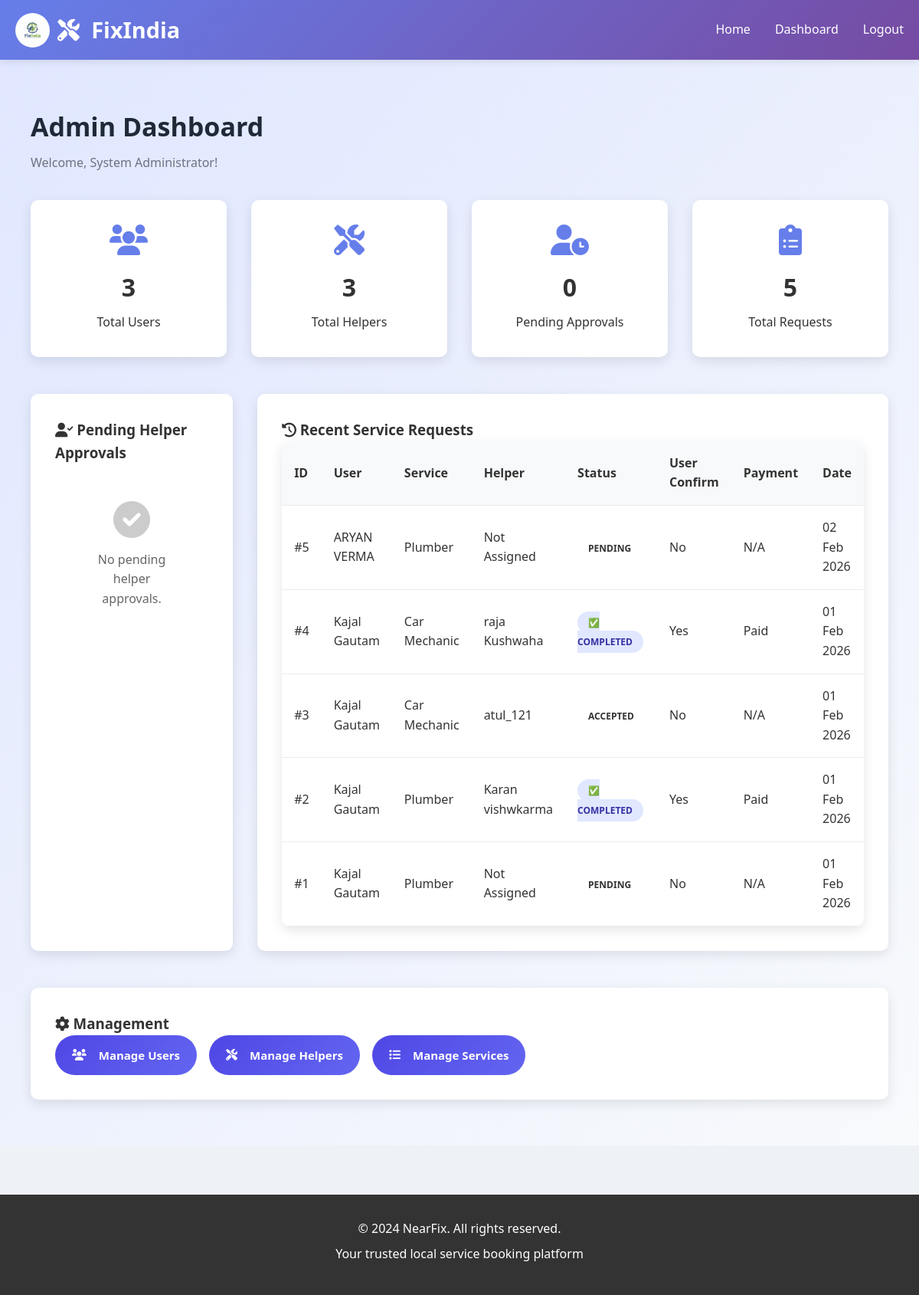
Screenshot of /admin/dashboard (signed in) with the database file from the repository.
### tables this page shows
CREATE TABLE service_requests (
                request_id INTEGER PRIMARY KEY AUTOINCREMENT,
                user_id INTEGER NOT NULL,
                helper_id INTEGER,
                service_type_id INTEGER NOT NULL,
                title TEXT NOT NULL,
                description TEXT NOT NULL,
                user_latitude REAL,
                user_longitude REAL,
                user_address TEXT,
                status TEXT DEFAULT 'pending',
                created_at TIMESTAMP DEFAULT CURRENT_TIMESTAMP,
                updated_at TIMESTAMP DEFAULT CURRENT_TIMESTAMP,
                FOREIGN KEY (user_id) REFERENCES users(user_id),
                FOREIGN KEY (helper_id) REFERENCES helpers(helper_id),
                FOREIGN KEY (service_type_id) REFERENCES services(service_id)
            );

CREATE TABLE users (
                user_id INTEGER PRIMARY KEY AUTOINCREMENT,
                username TEXT UNIQUE NOT NULL,
                email TEXT UNIQUE NOT NULL,
                password TEXT NOT NULL,
                full_name TEXT NOT NULL,
                phone TEXT,
                address TEXT,
                created_at TIMESTAMP DEFAULT CURRENT_TIMESTAMP
            );

CREATE TABLE services (
                service_id INTEGER PRIMARY KEY AUTOINCREMENT,
                service_name TEXT NOT NULL,
                description TEXT,
                created_at TIMESTAMP DEFAULT CURRENT_TIMESTAMP
            );

CREATE TABLE helpers (
                helper_id INTEGER PRIMARY KEY AUTOINCREMENT,
                username TEXT UNIQUE NOT NULL,
                email TEXT UNIQUE NOT NULL,
                password TEXT NOT NULL,
                full_name TEXT NOT NULL,
                phone TEXT,
                service_type_id INTEGER,
                latitude REAL,
                longitude REAL,
                is_available BOOLEAN DEFAULT 1,
                is_approved BOOLEAN DEFAULT 0,
                created_at TIMESTAMP DEFAULT CURRENT_TIMESTAMP,
                FOREIGN KEY (service_type_id) REFERENCES services(service_id)
            );

### app.py (the view)
    def decorated_function(*args, **kwargs):
        if 'admin_id' not in session:
            flash('Admin access required!', 'error')
            return redirect(url_for('admin_login'))
        return f(*args, **kwargs)

### app.py (called while the page is built)
def get_db_connection():
    conn = sqlite3.connect(DATABASE)
    conn.row_factory = sqlite3.Row
    return conn

@app.template_filter('date')
def format_date(value, fmt='%Y-%m-%d'):
    if isinstance(value, str):
        try:
            value = datetime.strptime(value, '%Y-%m-%d %H:%M:%S')
        except ValueError:
            return value
    return value.strftime(fmt)

def admin_required(f):
    def decorated_function(*args, **kwargs):
        if 'admin_id' not in session:
            flash('Admin access required!', 'error')
            return redirect(url_for('admin_login'))
        return f(*args, **kwargs)
    decorated_function.__name__ = f.__name__
    return decorated_function

### templates/admin_dashboard.html (shortened to what this page needs)
{% extends "base.html" %}
{% block content %}
<section class="dashboard-section">
    <div class="container">
        <div class="dashboard-header">
            <h2>Admin Dashboard</h2>
            <p>Welcome, {{ session.admin_name }}!</p>
        </div>
        <div class="stats-grid">
            <div class="stat-card">
                <i class="fas fa-users"></i>
                <h3>{{ total_users }}</h3>
                <p>Total Users</p>
            </div>
            <div class="stat-card">
                <i class="fas fa-tools"></i>
                <h3>{{ total_helpers }}</h3>
                <p>Total Helpers</p>
            </div>
            <div class="stat-card">
                <i class="fas fa-user-clock"></i>
                <h3>{{ pending_helpers }}</h3>
                <p>Pending Approvals</p>
            </div>
            <div class="stat-card">
                <i class="fas fa-clipboard-list"></i>
                <h3>{{ total_requests }}</h3>
                <p>Total Requests</p>
            </div>
        </div>
        <div class="admin-content">
            <div class="pending-approvals">
                <h3><i class="fas fa-user-check"></i> Pending Helper Approvals</h3>
                {% if pending_helpers_list %}
                    <div class="pending-list">
                        {% for helper in pending_helpers_list %}
                            <div class="pending-item">
                                <div class="pending-info">
                                    <h4>{{ helper.full_name }}</h4>
                                    <p><strong>Username:</strong> {{ helper.username }}</p>
                                    <p><strong>Email:</strong> {{ helper.email }}</p>
                                    <p><strong>Phone:</strong> {{ helper.phone }}</p>
                                    <p><strong>Service:</strong> {{ helper.service_name }}</p>
                                    <p>
                                        <strong>Registered:</strong>
                                        {{ helper.created_at | date('%d %b %Y') }}
                                    </p>
                                </div>
                                <div class="pending-actions">
                                    <a href="{{ url_for('approve_helper', helper_id=helper.helper_id) }}"
                                       class="btn btn-success">
                                        <i class="fas fa-check"></i> Approve
                                    </a>
                                </div>
                            </div>
                        {% endfor %}
                    </div>
                {% else %}
                    <div class="no-pending">
                        <i class="fas fa-check-circle"></i>
                        <p>No pending helper approvals.</p>
                    </div>
                {% endif %}
            </div>
            <div class="recent-requests">
                <h3><i class="fas fa-history"></i> Recent Service Requests</h3>
                {% if recent_requests %}
                    <div class="requests-table">
                        <table>
                            <thead>
                                <tr>
                                    <th>ID</th>
                                    <th>User</th>
                                    <th>Service</th>
                                    <th>Helper</th>
                                    <th>Status</th>
                                    <th>User Confirm</th>
                                    <th>Payment</th>
                                    <th>Date</th>
                                </tr>
                            </thead>
                            <tbody>
                                {% for request in recent_requests %}
                                <tr>
                                    <td>#{{ request.request_id }}</td>
                                    <td>{{ request.user_name }}</td>
                                    <td>{{ request.service_name }}</td>
                                    <td>{{ request.helper_name or 'Not Assigned' }}</td>
                                    <td>
                                        {% if request.status == 'in_progress' %}
                                            <span class="status-badge status-in-progress">
                                                🛠 In Progress
                                            </span>
                                        {% elif request.status == 'work_done_by_helper' %}
                                            <span class="status-badge status-waiting">
                                                ⏳ Waiting User
                                            </span>
                                        {% elif request.status == 'completed' %}
                                            <span class="status-badge status-completed">
                                                ✅ Completed
                                            </span>
                                        {% else %}
                                            <span class="status-badge">
                                                {{ request.status.replace('_',' ').title() }}
                                            </span>
                                        {% endif %}
                                    </td>
                                    <td>
                                        {% if request.status == 'completed' %}
                                            <span class="badge badge-success">Yes</span>
                                        {% else %}
                                            <span class="badge badge-warning">No</span>
                                        {% endif %}
                                    </td>
                                    <td>
                                        {% if request.status == 'completed' %}
                                            <span class="badge badge-success">Paid</span>
                                        {% elif request.status == 'work_done_by_helper' %}
                                            <span class="badge badge-warning">Pending</span>
                                        {% else %}
                                            <span class="badge badge-secondary">N/A</span>
                                        {% endif %}
                                    </td>
                                    <td>{{ request.created_at | date('%d %b %Y') }}</td>
                                </tr>
                                {% endfor %}
                            </tbody>
                        </table>
                    </div>
                {% else %}
                    <div class="no-requests">
                        <i class="fas fa-inbox"></i>
                        <p>No service requests yet.</p>
                    </div>
                {% endif %}
            </div>
        </div>
        <div class="admin-actions">
            <h3><i class="fas fa-cog"></i> Management</h3>
            <div class="action-buttons">
                <a href="{{ url_for('admin_users') }}" class="btn btn-primary">
                    <i class="fas fa-users"></i> Manage Users
                </a>
                <a href="{{ url_for('admin_helpers') }}" class="btn btn-primary">
                    <i class="fas fa-tools"></i> Manage Helpers
                </a>
                <a href="{{ url_for('admin_services') }}" class="btn btn-primary">
                    <i class="fas fa-list"></i> Manage Services
                </a>
            </div>
        </div>
    </div>
</section>
{% endblock %}

### static/css/style.css (style rules this page uses)
* { margin: 0; padding: 0; box-sizing: border-box; }
body { font-family: 'Segoe UI', Tahoma, Geneva, Verdana, sans-serif; line-height: 1.6; color: #333; background-color: #f8f9fa; }
.container { max-width: 1200px; margin: 0 auto; padding: 0 20px; }
.btn { display: inline-block; padding: 12px 24px; border: none; border-radius: 5px; cursor: pointer; text-decoration: none; font-weight: 500; transition: all 0.3s; text-align: center; }
.btn-primary { background: #007bff; color: white; }
.dashboard-section { padding: 2rem 0; }
.dashboard-header { margin-bottom: 2rem; }
.dashboard-header h2 { color: #333; margin-bottom: 0.5rem; }
.no-requests, .no-pending, .no-data { text-align: center; padding: 3rem; color: #666; }
.no-requests i, .no-pending i, .no-data i { font-size: 3rem; color: #ccc; margin-bottom: 1rem; }
.status-badge { padding: 4px 12px; border-radius: 20px; font-size: 0.8rem; font-weight: 500; text-transform: uppercase; }
.status-completed { background: #d4edda; color: #155724; }
.stats-grid { display: grid; grid-template-columns: repeat(auto-fit, minmax(200px, 1fr)); gap: 2rem; margin-bottom: 3rem; }
.stat-card { background: white; padding: 2rem; border-radius: 10px; box-shadow: 0 5px 15px rgba(0,0,0,0.1); text-align: center; }
.stat-card i { font-size: 2.5rem; color: #667eea; margin-bottom: 1rem; }
.stat-card h3 { font-size: 2rem; color: #333; margin-bottom: 0.5rem; }
.admin-content { display: grid; grid-template-columns: 1fr 1fr; gap: 2rem; margin-bottom: 3rem; }
.pending-approvals, .recent-requests { background: white; padding: 2rem; border-radius: 10px; box-shadow: 0 5px 15px rgba(0,0,0,0.1); }
.admin-actions { background: white; padding: 2rem; border-radius: 10px; box-shadow: 0 5px 15px rgba(0,0,0,0.1); }
.action-buttons { display: flex; gap: 1rem; flex-wrap: wrap; }
.action-buttons i { margin-right: 0.5rem; }
.requests-table, .users-table, .helpers-table, .services-table { background: white; border-radius: 10px; overflow: hidden; box-shadow: 0 5px 15px rgba(0,0,0,0.1); }
.requests-table table, .users-table table, .helpers-table table, .services-table table { width: 100%; border-collapse: collapse; }
.requests-table th, .requests-table td, .users-table th, .users-table td, .helpers-table th, .helpers-table td, .services-table th, .services-table td { padding: 1rem; text-align: left; border-bottom: 1px solid #e9ecef; }
.requests-table th, .users-table th, .helpers-table th, .services-table th { background: #f8f9fa; font-weight: 600; color: #333; }

### static/css/dashboard.css (style rules this page uses)
:root { --primary:#4f46e5; --primary-dark:#4338ca; --secondary:#64748b; --bg:#f1f5f9; --card:#ffffff; --border:#e5e7eb; --text:#1f2937; --muted:#6b7280; --success:#22c55e; --warning:#f59e0b; --danger:#ef4444; }
.dashboard-section { min-height:100vh; background:linear-gradient(135deg,#e0e7ff,#f8fafc); padding:60px 20px; }
.container { max-width:1200px; margin:auto; }
.dashboard-header { margin-bottom:35px; }
.dashboard-header h2 { font-size:34px; font-weight:700; color:var(--text); }
.dashboard-header p { color:var(--muted); margin-top:6px; }
.btn { padding:14px 22px; border-radius:999px; border:none; cursor:pointer; font-size:15px; font-weight:600; display:inline-flex; align-items:center; gap:8px; transition:0.3s; }
.btn-primary { background:linear-gradient(135deg,var(--primary),#6366f1); color:#fff; }
.requests-table { max-height: 90vh; overflow-y: auto; }
.status-badge { padding:6px 14px; border-radius:999px; font-size:12px; font-weight:700; text-transform:uppercase; }
.status-completed { background:#e0e7ff; color:#3730a3; }

### static/css/user.css (style rules this page uses)
html, body { margin: 0; padding: 0; font-family: 'Segoe UI', Tahoma, Geneva, Verdana, sans-serif; background: #eef2f7; overflow-y: auto; }

### rows the page displays
service_requests: request_id "5", user_name "ARYAN VERMA", service_name "Plumber", helper_name "Not Assigned", status.replace "PENDING", shows "N/A"
service_requests: request_id "4", user_name "Kajal Gautam", service_name "Car Mechanic", full_name "raja Kushwaha", status "✅ COMPLETED"
service_requests: request_id "3", user_name "Kajal Gautam", service_name "Car Mechanic", full_name "atul_121", status.replace "ACCEPTED", shows "No", shows "N/A"
service_requests: request_id "2", user_name "Kajal Gautam", service_name "Plumber", full_name "Karan vishwkarma", status "✅ COMPLETED"
service_requests: request_id "1", user_name "Kajal Gautam", service_name "Plumber", helper_name "Not Assigned", status.replace "PENDING", shows "N/A"

### other values shown
{{ session.admin_name }} "System Administrator"
{{ total_users }} "3"
{{ total_helpers }} "3"
{{ pending_helpers }} "0"
{{ total_requests }} "5"
